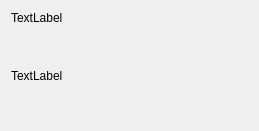
<?xml version="1.0" encoding="UTF-8"?>
<ui version="4.0">
 <class>FrameOptionsWidget</class>
 <widget class="QWidget" name="FrameOptionsWidget">
  <property name="geometry">
   <rect>
    <x>0</x>
    <y>0</y>
    <width>259</width>
    <height>131</height>
   </rect>
  </property>
  <property name="windowTitle">
   <string>Form</string>
  </property>
  <widget class="QLabel" name="pictureLabel">
   <property name="geometry">
    <rect>
     <x>0</x>
     <y>0</y>
     <width>261</width>
     <height>131</height>
    </rect>
   </property>
   <property name="text">
    <string/>
   </property>
   <property name="pixmap">
    <pixmap resource="../rdo_studio.qrc">:/images/images/frameoptionsctrl.png</pixmap>
   </property>
   <property name="scaledContents">
    <bool>true</bool>
   </property>
  </widget>
  <widget class="QWidget" name="layoutWidget">
   <property name="geometry">
    <rect>
     <x>11</x>
     <y>11</y>
     <width>421</width>
     <height>111</height>
    </rect>
   </property>
   <layout class="QVBoxLayout" name="verticalLayout">
    <property name="sizeConstraint">
     <enum>QLayout::SetNoConstraint</enum>
    </property>
    <item>
     <widget class="QLabel" name="russianSampleLabel">
      <property name="sizePolicy">
       <sizepolicy hsizetype="Maximum" vsizetype="Maximum">
        <horstretch>0</horstretch>
        <verstretch>0</verstretch>
       </sizepolicy>
      </property>
      <property name="text">
       <string>TextLabel</string>
      </property>
     </widget>
    </item>
    <item>
     <spacer name="verticalSpacer_2">
      <property name="orientation">
       <enum>Qt::Vertical</enum>
      </property>
      <property name="sizeHint" stdset="0">
       <size>
        <width>20</width>
        <height>40</height>
       </size>
      </property>
     </spacer>
    </item>
    <item>
     <widget class="QLabel" name="englishSampleLabel">
      <property name="sizePolicy">
       <sizepolicy hsizetype="Maximum" vsizetype="Maximum">
        <horstretch>0</horstretch>
        <verstretch>0</verstretch>
       </sizepolicy>
      </property>
      <property name="text">
       <string>TextLabel</string>
      </property>
     </widget>
    </item>
    <item>
     <spacer name="verticalSpacer">
      <property name="orientation">
       <enum>Qt::Vertical</enum>
      </property>
      <property name="sizeType">
       <enum>QSizePolicy::Maximum</enum>
      </property>
      <property name="sizeHint" stdset="0">
       <size>
        <width>20</width>
        <height>40</height>
       </size>
      </property>
     </spacer>
    </item>
   </layout>
  </widget>
 </widget>
 <resources>
  <include location="../rdo_studio.qrc"/>
 </resources>
 <connections/>
</ui>
